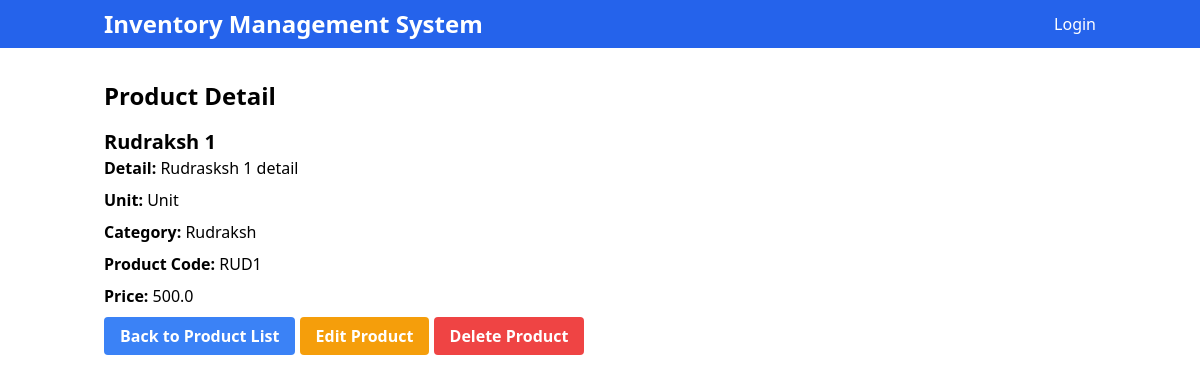
/product/1/, run on the app's committed database.
### main/models.py (models this page shows, shortened)
class Product(models.Model):
    title = models.CharField(max_length=50)
    detail = models.TextField()
    unit = models.ForeignKey(Unit, on_delete=models.CASCADE)
    price = models.FloatField(default=0)
    product_code = models.CharField(max_length=10, unique=True, default=0)
    category = models.ForeignKey(ProductCategory, on_delete=models.SET_NULL, null=True, blank=True, default=0)
    class Meta:
        verbose_name_plural = '3. Products'

class Unit(models.Model):
    title = models.CharField(max_length=50)
    short_name = models.CharField(max_length=50)
    class Meta:
        verbose_name_plural = '2. Units'

class ProductCategory(models.Model):
    title = models.CharField(max_length=50)
    class Meta:
        verbose_name_plural = '8. Product Categories'

### main/views.py (the view)
# urls.py: path('product/<int:product_id>/', views.product_detail, name='product_detail'),
def product_detail(request, product_id):
    product = get_object_or_404(Product, id=product_id)
    return render(request, 'product_detail.html', {'product': product})

### templates/product_detail.html
{% extends 'base.html' %}
{% block content %}
  <h1 class="text-2xl font-bold mb-4">Product Detail</h1>
  <div class="mb-4">
    <h2 class="text-xl font-semibold">{{ product.title }}</h2>
    <p class="mb-2"><strong>Detail:</strong> {{ product.detail }}</p>
    <p class="mb-2"><strong>Unit:</strong> {{ product.unit.title }}</p>
    <p class="mb-2"><strong>Category:</strong> {{ product.category.title }}</p>
    <p class="mb-2"><strong>Product Code:</strong> {{ product.product_code }}</p>
    <p class="mb-2"><strong>Price:</strong> {{ product.price }}</p>
  </div>
  <div>
    <a href="{% url 'main:product_list' %}" class="bg-blue-500 hover:bg-blue-600 text-white font-semibold py-2 px-4 rounded">Back to Product List</a>
    <a href="{% url 'main:product_update' product.id %}" class="bg-yellow-500 hover:bg-yellow-600 text-white font-semibold py-2 px-4 rounded">Edit Product</a>
    <a href="{% url 'main:product_delete' product.id %}" class="bg-red-500 hover:bg-red-600 text-white font-semibold py-2 px-4 rounded">Delete Product</a>
  </div>
{% endblock %}

### data on the page
Product: title "Rudraksh 1", detail "Rudrasksh 1 detail", unit "Unit", category "Rudraksh", product_code "RUD1", price "500.0"
